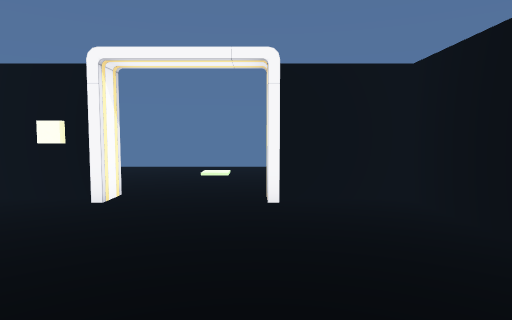
View 1 (above)

13 first-person views from a walk through a scene from a Unity 3-D project. The camera is 1.4 m above the floor, tilts 4° down and sees 75° across. The floor is counted in squares, 1 m on a side. Each view is taken from the middle of a square. On the plan, view 1 faces up. The plan holds only what a view shows up to about 15 squares ahead; the rest is blank. The player character is not drawn. Door leaves are left out, so doorways stand open.

View 2
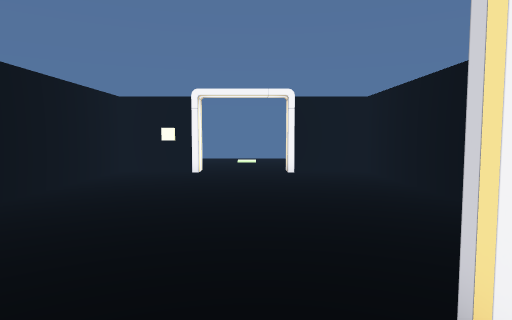

View 3
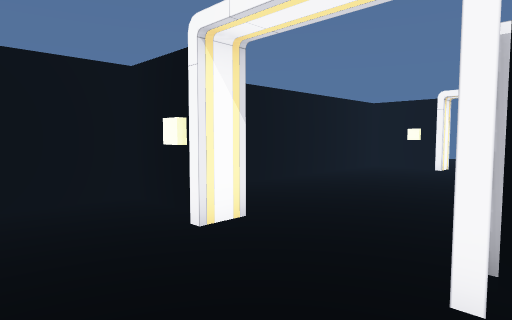

View 4
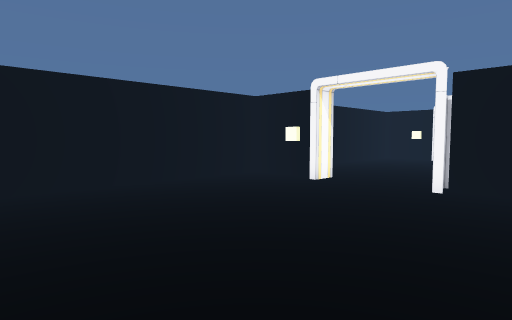

View 5
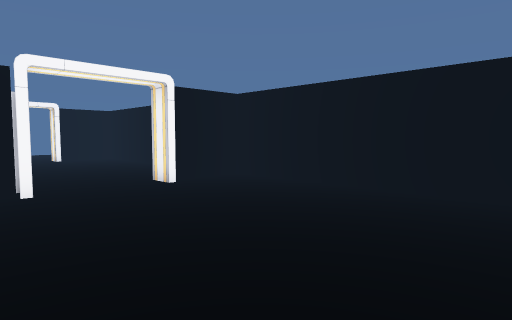

View 6
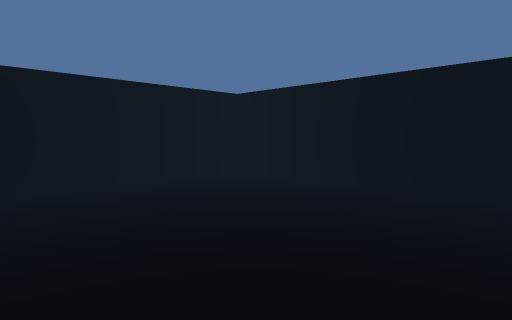

View 7
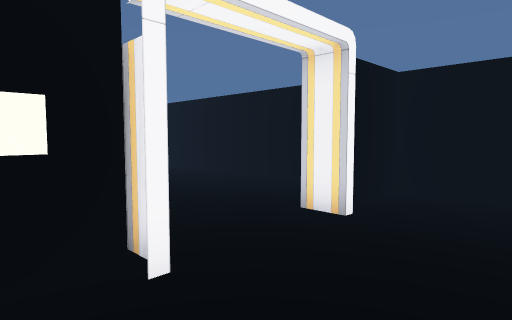

View 8
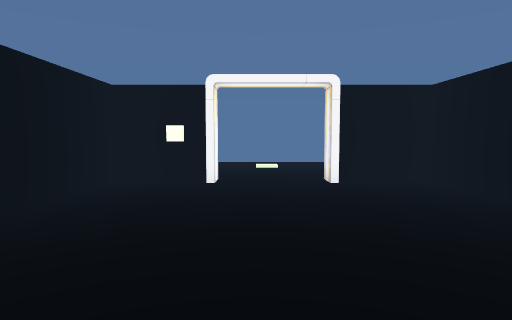

View 9
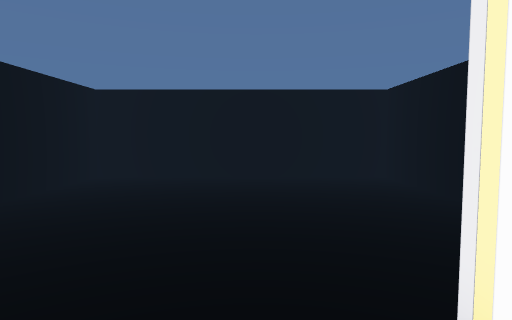

View 10
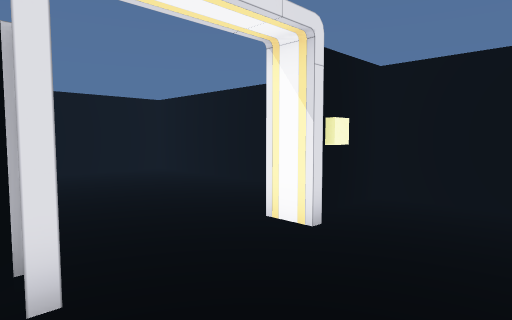

View 11
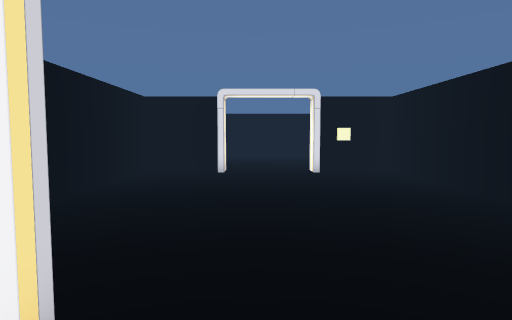

View 12
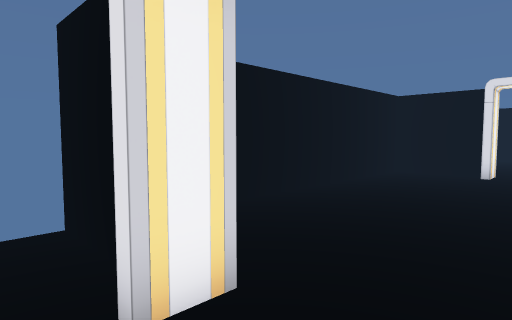

View 13
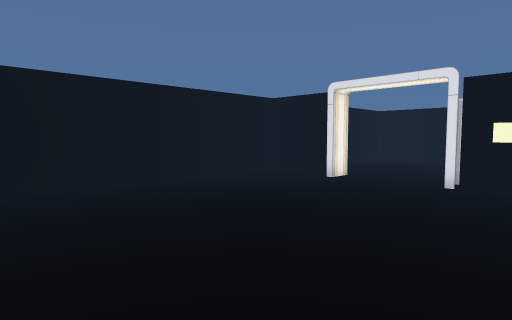

### Floor plan
Ten units are one square. View 1 is at (0, 0); x grows to the right and y downward. Boxes are objects, and circles mark ways between rooms. Rooms are numbered by the first view taken in them; rooms with no view inside come last. Other rooms are left out.
<svg viewBox="-70 -130 110 280">
<path fill="none" stroke="#000" d="M-32 46 -32 40M4 45 35 45M-54 46 -65 46M-65 45 -56 45M-54 -74 -64 -74 -64 55M34 40 34 -74 5 -74M-64 55 -64 145 34 145 34 40M35 46 5 46M15 -75 35 -75"/>
<rect x="-55" y="35" width="20" height="20" fill="#bbb"><title>other object</title></rect>
<rect x="-55" y="-85" width="20" height="20" fill="#bbb"><title>other object</title></rect>
<rect x="-25" y="-125" width="10" height="10" fill="#bbb"><title>other object</title></rect>
<circle cx="-15" cy="45" r="3" fill="#2a7"/>
<circle cx="-50" cy="50" r="3" fill="#2a7"/>
<circle cx="-15" cy="-75" r="3" fill="#2a7"/>
<circle cx="-45" cy="-75" r="3" fill="#2a7"/>
<text x="-20" y="-10">1</text>
<text x="-10" y="100">2</text>
<text x="-20" y="-120">3</text>
</svg>
Room 1 opens to room 2. Room 1 opens to room 3.

Where each view was taken, in squares from view 1:
view 1: 0 up, 0 right, facing up
view 2: 6 down, 1 left, facing up
view 3: 8 down, 1 right, facing up-left
view 4: 14 down, 3 right, facing up-left
view 5: 14 down, 5 left, facing up-right
view 6: 6 down, 6 left, facing down-right
view 7: 8 down, 5 left, facing up-right
view 8: 3 down, 2 left, facing up
view 9: 3 down, 2 left, facing down
view 10: 1 down, 1 right, facing down-left
view 11: 9 up, 1 left, facing down
view 12: 9 up, 2 left, facing down-right
view 13: 6 up, 6 left, facing down-right
